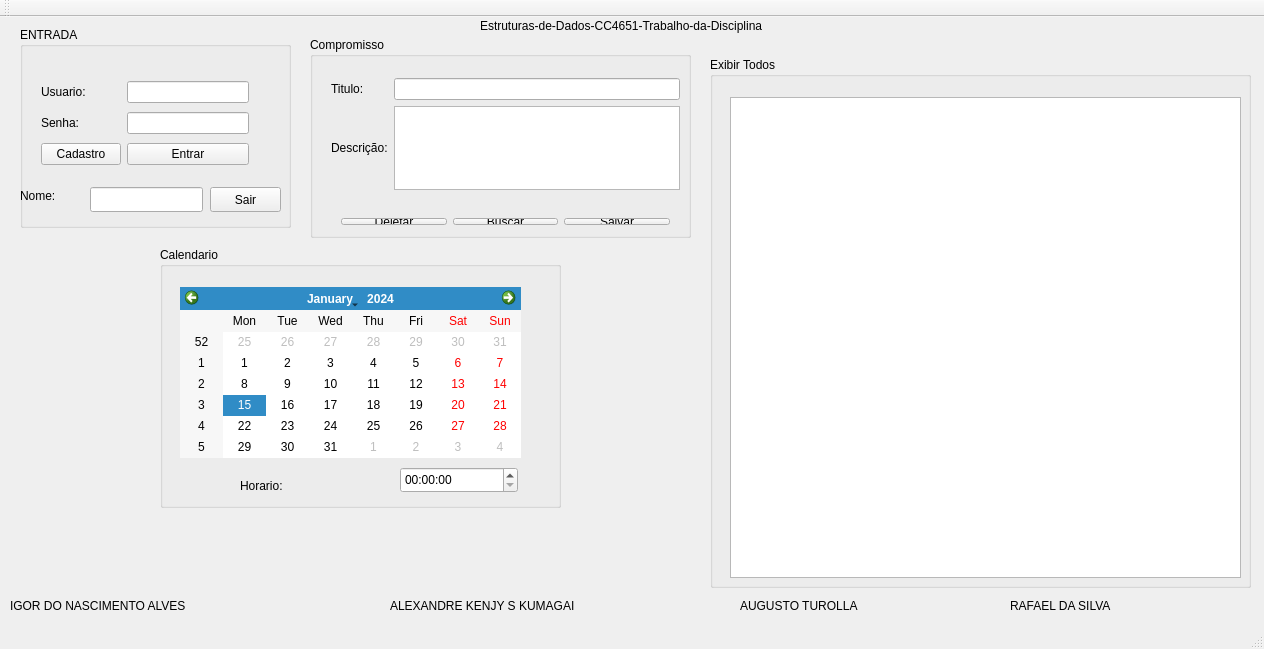
<?xml version="1.0" encoding="UTF-8"?>
<ui version="4.0">
 <class>MainWindow</class>
 <widget class="QMainWindow" name="MainWindow">
  <property name="enabled">
   <bool>true</bool>
  </property>
  <property name="geometry">
   <rect>
    <x>0</x>
    <y>0</y>
    <width>1264</width>
    <height>649</height>
   </rect>
  </property>
  <property name="minimumSize">
   <size>
    <width>0</width>
    <height>497</height>
   </size>
  </property>
  <property name="windowTitle">
   <string>Agenda</string>
  </property>
  <property name="autoFillBackground">
   <bool>false</bool>
  </property>
  <widget class="QWidget" name="centralWidget">
   <widget class="QLabel" name="label">
    <property name="geometry">
     <rect>
      <x>480</x>
      <y>0</y>
      <width>361</width>
      <height>17</height>
     </rect>
    </property>
    <property name="text">
     <string>Estruturas-de-Dados-CC4651-Trabalho-da-Disciplina</string>
    </property>
   </widget>
   <widget class="QLabel" name="label_2">
    <property name="geometry">
     <rect>
      <x>10</x>
      <y>580</y>
      <width>241</width>
      <height>17</height>
     </rect>
    </property>
    <property name="text">
     <string>IGOR DO NASCIMENTO ALVES</string>
    </property>
   </widget>
   <widget class="QLabel" name="label_3">
    <property name="geometry">
     <rect>
      <x>390</x>
      <y>580</y>
      <width>231</width>
      <height>17</height>
     </rect>
    </property>
    <property name="text">
     <string>ALEXANDRE KENJY S KUMAGAI</string>
    </property>
   </widget>
   <widget class="QLabel" name="label_4">
    <property name="geometry">
     <rect>
      <x>740</x>
      <y>580</y>
      <width>171</width>
      <height>17</height>
     </rect>
    </property>
    <property name="text">
     <string>AUGUSTO TUROLLA</string>
    </property>
   </widget>
   <widget class="QLabel" name="label_5">
    <property name="geometry">
     <rect>
      <x>1010</x>
      <y>580</y>
      <width>131</width>
      <height>17</height>
     </rect>
    </property>
    <property name="text">
     <string>RAFAEL DA SILVA</string>
    </property>
   </widget>
   <widget class="QGroupBox" name="gbEntrada">
    <property name="geometry">
     <rect>
      <x>20</x>
      <y>10</y>
      <width>271</width>
      <height>201</height>
     </rect>
    </property>
    <property name="title">
     <string>ENTRADA</string>
    </property>
    <widget class="QWidget" name="gridLayoutWidget">
     <property name="geometry">
      <rect>
       <x>10</x>
       <y>40</y>
       <width>230</width>
       <height>112</height>
      </rect>
     </property>
     <layout class="QGridLayout" name="gridLayout">
      <property name="sizeConstraint">
       <enum>QLayout::SetMinimumSize</enum>
      </property>
      <item row="1" column="1">
       <widget class="QLineEdit" name="lblSenha">
        <property name="inputMask">
         <string/>
        </property>
        <property name="echoMode">
         <enum>QLineEdit::Password</enum>
        </property>
       </widget>
      </item>
      <item row="1" column="0">
       <widget class="QLabel" name="label_6">
        <property name="text">
         <string>Senha:</string>
        </property>
       </widget>
      </item>
      <item row="2" column="0">
       <widget class="QPushButton" name="btnCadastro">
        <property name="text">
         <string>Cadastro</string>
        </property>
       </widget>
      </item>
      <item row="0" column="1">
       <widget class="QLineEdit" name="lblUser"/>
      </item>
      <item row="2" column="1">
       <widget class="QPushButton" name="btnEntrar">
        <property name="text">
         <string>Entrar</string>
        </property>
       </widget>
      </item>
      <item row="0" column="0">
       <widget class="QLabel" name="label_7">
        <property name="text">
         <string>Usuario:</string>
        </property>
       </widget>
      </item>
     </layout>
    </widget>
    <widget class="QLineEdit" name="lblNome">
     <property name="geometry">
      <rect>
       <x>70</x>
       <y>160</y>
       <width>113</width>
       <height>25</height>
      </rect>
     </property>
    </widget>
    <widget class="QLabel" name="label_11">
     <property name="geometry">
      <rect>
       <x>0</x>
       <y>160</y>
       <width>67</width>
       <height>17</height>
      </rect>
     </property>
     <property name="text">
      <string>Nome:</string>
     </property>
    </widget>
    <widget class="QPushButton" name="btnSair">
     <property name="geometry">
      <rect>
       <x>190</x>
       <y>160</y>
       <width>71</width>
       <height>25</height>
      </rect>
     </property>
     <property name="text">
      <string>Sair</string>
     </property>
    </widget>
   </widget>
   <widget class="QGroupBox" name="gbOpcoes">
    <property name="geometry">
     <rect>
      <x>160</x>
      <y>230</y>
      <width>401</width>
      <height>261</height>
     </rect>
    </property>
    <property name="title">
     <string>Calendario</string>
    </property>
    <widget class="QCalendarWidget" name="calendarWidget">
     <property name="geometry">
      <rect>
       <x>20</x>
       <y>40</y>
       <width>341</width>
       <height>171</height>
      </rect>
     </property>
    </widget>
    <widget class="QLabel" name="label_10">
     <property name="geometry">
      <rect>
       <x>80</x>
       <y>230</y>
       <width>67</width>
       <height>17</height>
      </rect>
     </property>
     <property name="text">
      <string>Horario:</string>
     </property>
    </widget>
    <widget class="QTimeEdit" name="timeEdit">
     <property name="geometry">
      <rect>
       <x>240</x>
       <y>220</y>
       <width>118</width>
       <height>26</height>
      </rect>
     </property>
    </widget>
   </widget>
   <widget class="QGroupBox" name="gbExibir">
    <property name="geometry">
     <rect>
      <x>710</x>
      <y>40</y>
      <width>541</width>
      <height>531</height>
     </rect>
    </property>
    <property name="title">
     <string>Exibir Todos</string>
    </property>
    <widget class="QTableWidget" name="tblExibir">
     <property name="geometry">
      <rect>
       <x>20</x>
       <y>40</y>
       <width>511</width>
       <height>481</height>
      </rect>
     </property>
    </widget>
   </widget>
   <widget class="QGroupBox" name="gbCompromisso">
    <property name="geometry">
     <rect>
      <x>310</x>
      <y>20</y>
      <width>381</width>
      <height>201</height>
     </rect>
    </property>
    <property name="title">
     <string>Compromisso</string>
    </property>
    <widget class="QWidget" name="gridLayoutWidget_3">
     <property name="geometry">
      <rect>
       <x>20</x>
       <y>170</y>
       <width>351</width>
       <height>29</height>
      </rect>
     </property>
     <layout class="QGridLayout" name="gridLayout_3">
      <item row="3" column="1">
       <widget class="QPushButton" name="btnBuscar">
        <property name="text">
         <string>Buscar</string>
        </property>
       </widget>
      </item>
      <item row="3" column="2">
       <widget class="QPushButton" name="btnSalvar">
        <property name="text">
         <string>Salvar</string>
        </property>
       </widget>
      </item>
      <item row="3" column="0">
       <widget class="QPushButton" name="btnDeletar">
        <property name="text">
         <string>Deletar</string>
        </property>
       </widget>
      </item>
     </layout>
    </widget>
    <widget class="QWidget" name="gridLayoutWidget_4">
     <property name="geometry">
      <rect>
       <x>10</x>
       <y>30</y>
       <width>371</width>
       <height>134</height>
      </rect>
     </property>
     <layout class="QGridLayout" name="gridLayout_4">
      <item row="0" column="1">
       <widget class="QLineEdit" name="lblTitulo"/>
      </item>
      <item row="0" column="0">
       <widget class="QLabel" name="label_9">
        <property name="text">
         <string>Titulo:</string>
        </property>
       </widget>
      </item>
      <item row="1" column="0">
       <widget class="QLabel" name="label_8">
        <property name="text">
         <string>Descrição:</string>
        </property>
       </widget>
      </item>
      <item row="1" column="1">
       <widget class="QTextEdit" name="textEdit"/>
      </item>
     </layout>
    </widget>
   </widget>
   <zorder>gbOpcoes</zorder>
   <zorder>label</zorder>
   <zorder>label_2</zorder>
   <zorder>label_3</zorder>
   <zorder>label_4</zorder>
   <zorder>label_5</zorder>
   <zorder>gbEntrada</zorder>
   <zorder>gbExibir</zorder>
   <zorder>gbCompromisso</zorder>
  </widget>
  <widget class="QToolBar" name="mainToolBar">
   <attribute name="toolBarArea">
    <enum>TopToolBarArea</enum>
   </attribute>
   <attribute name="toolBarBreak">
    <bool>false</bool>
   </attribute>
  </widget>
  <widget class="QStatusBar" name="statusBar"/>
 </widget>
 <layoutdefault spacing="6" margin="11"/>
 <resources/>
 <connections/>
</ui>
